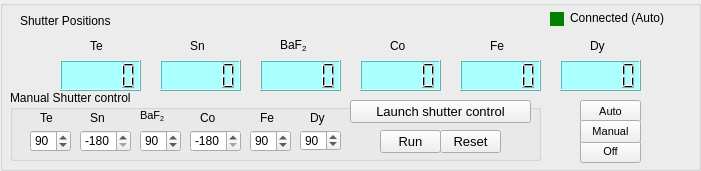
     <widget class="QGroupBox" name="groupBox_14">
      <property name="geometry">
       <rect>
        <x>10</x>
        <y>330</y>
        <width>701</width>
        <height>171</height>
       </rect>
      </property>
      <property name="title">
       <string/>
      </property>
      <widget class="QLabel" name="label_83">
       <property name="geometry">
        <rect>
         <x>20</x>
         <y>10</y>
         <width>161</width>
         <height>21</height>
        </rect>
       </property>
       <property name="styleSheet">
        <string notr="true">font: 14pt &quot;MS Shell Dlg 2&quot;;</string>
       </property>
       <property name="text">
        <string>Shutter Positions</string>
       </property>
      </widget>
      <widget class="QLabel" name="label_255">
       <property name="geometry">
        <rect>
         <x>490</x>
         <y>30</y>
         <width>41</width>
         <height>31</height>
        </rect>
       </property>
       <property name="styleSheet">
        <string notr="true">font: 12pt &quot;MS Shell Dlg 2&quot;;</string>
       </property>
       <property name="text">
        <string>Fe</string>
       </property>
      </widget>
      <widget class="QLCDNumber" name="mbe_lcd_shut_Fe">
       <property name="geometry">
        <rect>
         <x>460</x>
         <y>60</y>
         <width>81</width>
         <height>31</height>
        </rect>
       </property>
       <property name="styleSheet">
        <string>background-color: rgb(170, 255, 255);</string>
       </property>
      </widget>
      <widget class="QLabel" name="label_256">
       <property name="geometry">
        <rect>
         <x>390</x>
         <y>30</y>
         <width>71</width>
         <height>31</height>
        </rect>
       </property>
       <property name="styleSheet">
        <string notr="true">font: 12pt &quot;MS Shell Dlg 2&quot;;</string>
       </property>
       <property name="text">
        <string>Co</string>
       </property>
      </widget>
      <widget class="QLabel" name="label_254">
       <property name="geometry">
        <rect>
         <x>280</x>
         <y>30</y>
         <width>81</width>
         <height>31</height>
        </rect>
       </property>
       <property name="styleSheet">
        <string notr="true">font: 12pt &quot;MS Shell Dlg 2&quot;;</string>
       </property>
       <property name="text">
        <string>&lt;html&gt;&lt;head/&gt;&lt;body&gt;&lt;p&gt;BaF&lt;span style=&quot; vertical-align:sub;&quot;&gt;2&lt;/span&gt;&lt;/p&gt;&lt;/body&gt;&lt;/html&gt;</string>
       </property>
      </widget>
      <widget class="QLCDNumber" name="mbe_lcd_shut_Baf2">
       <property name="geometry">
        <rect>
         <x>260</x>
         <y>60</y>
         <width>81</width>
         <height>31</height>
        </rect>
       </property>
       <property name="styleSheet">
        <string>background-color: rgb(170, 255, 255);</string>
       </property>
      </widget>
      <widget class="QLCDNumber" name="mbe_lcd_shut_Co">
       <property name="geometry">
        <rect>
         <x>360</x>
         <y>60</y>
         <width>81</width>
         <height>31</height>
        </rect>
       </property>
       <property name="styleSheet">
        <string>background-color: rgb(170, 255, 255);</string>
       </property>
      </widget>
      <widget class="QLabel" name="label_257">
       <property name="geometry">
        <rect>
         <x>190</x>
         <y>30</y>
         <width>31</width>
         <height>31</height>
        </rect>
       </property>
       <property name="styleSheet">
        <string notr="true">font: 12pt &quot;MS Shell Dlg 2&quot;;</string>
       </property>
       <property name="text">
        <string>Sn</string>
       </property>
      </widget>
      <widget class="QLCDNumber" name="mbe_lcd_shut_Sn">
       <property name="geometry">
        <rect>
         <x>160</x>
         <y>60</y>
         <width>81</width>
         <height>31</height>
        </rect>
       </property>
       <property name="styleSheet">
        <string>background-color: rgb(170, 255, 255);</string>
       </property>
      </widget>
      <widget class="QLabel" name="label_297">
       <property name="geometry">
        <rect>
         <x>590</x>
         <y>30</y>
         <width>31</width>
         <height>31</height>
        </rect>
       </property>
       <property name="styleSheet">
        <string notr="true">font: 12pt &quot;MS Shell Dlg 2&quot;;</string>
       </property>
       <property name="text">
        <string>Dy</string>
       </property>
      </widget>
      <widget class="QLCDNumber" name="mbe_lcd_shut_Dy">
       <property name="geometry">
        <rect>
         <x>560</x>
         <y>60</y>
         <width>81</width>
         <height>31</height>
        </rect>
       </property>
       <property name="styleSheet">
        <string notr="true">background-color: rgb(170, 255, 255);</string>
       </property>
      </widget>
      <widget class="QLCDNumber" name="mbe_lcd_shut_Te">
       <property name="geometry">
        <rect>
         <x>60</x>
         <y>60</y>
         <width>81</width>
         <height>31</height>
        </rect>
       </property>
       <property name="styleSheet">
        <string notr="true">background-color: rgb(170, 255, 255);</string>
       </property>
      </widget>
      <widget class="QLabel" name="label_298">
       <property name="geometry">
        <rect>
         <x>90</x>
         <y>30</y>
         <width>31</width>
         <height>31</height>
        </rect>
       </property>
       <property name="styleSheet">
        <string notr="true">font: 12pt &quot;MS Shell Dlg 2&quot;;</string>
       </property>
       <property name="text">
        <string>Te</string>
       </property>
      </widget>
      <widget class="QCheckBox" name="mbe_checkBox_connect">
       <property name="geometry">
        <rect>
         <x>550</x>
         <y>10</y>
         <width>16</width>
         <height>18</height>
        </rect>
       </property>
       <property name="styleSheet">
        <string notr="true">QCheckBox::indicator
{
background-color : green;
}</string>
       </property>
       <property name="text">
        <string/>
       </property>
      </widget>
      <widget class="QLabel" name="mbe_label_shut_connect">
       <property name="geometry">
        <rect>
         <x>570</x>
         <y>10</y>
         <width>121</width>
         <height>16</height>
        </rect>
       </property>
       <property name="text">
        <string>Connected (Auto)</string>
       </property>
      </widget>
      <widget class="QGroupBox" name="groupBox_13">
       <property name="geometry">
        <rect>
         <x>10</x>
         <y>90</y>
         <width>531</width>
         <height>71</height>
        </rect>
       </property>
       <property name="title">
        <string>Manual Shutter control</string>
       </property>
       <widget class="QPushButton" name="mbe_launch_run">
        <property name="geometry">
         <rect>
          <x>370</x>
          <y>40</y>
          <width>61</width>
          <height>23</height>
         </rect>
        </property>
        <property name="font">
         <font>
          <pointsize>10</pointsize>
          <weight>50</weight>
          <bold>false</bold>
         </font>
        </property>
        <property name="text">
         <string>Run</string>
        </property>
       </widget>
       <widget class="QDoubleSpinBox" name="mbe_shut_Baf2">
        <property name="geometry">
         <rect>
          <x>130</x>
          <y>40</y>
          <width>41</width>
          <height>22</height>
         </rect>
        </property>
        <property name="decimals">
         <number>0</number>
        </property>
        <property name="minimum">
         <double>-180.000000000000000</double>
        </property>
        <property name="maximum">
         <double>180.000000000000000</double>
        </property>
        <property name="value">
         <double>90.000000000000000</double>
        </property>
       </widget>
       <widget class="QDoubleSpinBox" name="mbe_shut_Co">
        <property name="geometry">
         <rect>
          <x>180</x>
          <y>40</y>
          <width>51</width>
          <height>22</height>
         </rect>
        </property>
        <property name="decimals">
         <number>0</number>
        </property>
        <property name="minimum">
         <double>-180.000000000000000</double>
        </property>
        <property name="maximum">
         <double>180.000000000000000</double>
        </property>
        <property name="value">
         <double>-180.000000000000000</double>
        </property>
       </widget>
       <widget class="QDoubleSpinBox" name="mbe_shut_Te">
        <property name="geometry">
         <rect>
          <x>20</x>
          <y>40</y>
          <width>41</width>
          <height>22</height>
         </rect>
        </property>
        <property name="decimals">
         <number>0</number>
        </property>
        <property name="minimum">
         <double>-180.000000000000000</double>
        </property>
        <property name="maximum">
         <double>180.000000000000000</double>
        </property>
        <property name="value">
         <double>90.000000000000000</double>
        </property>
       </widget>
       <widget class="QDoubleSpinBox" name="mbe_shut_Sn">
        <property name="geometry">
         <rect>
          <x>70</x>
          <y>40</y>
          <width>51</width>
          <height>22</height>
         </rect>
        </property>
        <property name="decimals">
         <number>0</number>
        </property>
        <property name="minimum">
         <double>-180.000000000000000</double>
        </property>
        <property name="maximum">
         <double>180.000000000000000</double>
        </property>
        <property name="value">
         <double>-180.000000000000000</double>
        </property>
       </widget>
       <widget class="QDoubleSpinBox" name="mbe_shut_Fe">
        <property name="geometry">
         <rect>
          <x>240</x>
          <y>40</y>
          <width>41</width>
          <height>22</height>
         </rect>
        </property>
        <property name="decimals">
         <number>0</number>
        </property>
        <property name="minimum">
         <double>-180.000000000000000</double>
        </property>
        <property name="maximum">
         <double>180.000000000000000</double>
        </property>
        <property name="value">
         <double>90.000000000000000</double>
        </property>
       </widget>
       <widget class="QDoubleSpinBox" name="mbe_shut_Dy">
        <property name="geometry">
         <rect>
          <x>290</x>
          <y>40</y>
          <width>41</width>
          <height>21</height>
         </rect>
        </property>
        <property name="decimals">
         <number>0</number>
        </property>
        <property name="minimum">
         <double>-180.000000000000000</double>
        </property>
        <property name="maximum">
         <double>180.000000000000000</double>
        </property>
        <property name="value">
         <double>90.000000000000000</double>
        </property>
       </widget>
       <widget class="QPushButton" name="mbe_launch_reset">
        <property name="geometry">
         <rect>
          <x>430</x>
          <y>40</y>
          <width>61</width>
          <height>23</height>
         </rect>
        </property>
        <property name="font">
         <font>
          <pointsize>10</pointsize>
          <weight>50</weight>
          <bold>false</bold>
         </font>
        </property>
        <property name="text">
         <string>Reset</string>
        </property>
       </widget>
       <widget class="QLabel" name="label_345">
        <property name="geometry">
         <rect>
          <x>30</x>
          <y>20</y>
          <width>21</width>
          <height>16</height>
         </rect>
        </property>
        <property name="text">
         <string>Te</string>
        </property>
       </widget>
       <widget class="QLabel" name="label_346">
        <property name="geometry">
         <rect>
          <x>80</x>
          <y>20</y>
          <width>21</width>
          <height>16</height>
         </rect>
        </property>
        <property name="text">
         <string>Sn</string>
        </property>
       </widget>
       <widget class="QLabel" name="label_299">
        <property name="geometry">
         <rect>
          <x>130</x>
          <y>10</y>
          <width>81</width>
          <height>31</height>
         </rect>
        </property>
        <property name="styleSheet">
         <string notr="true">font: 12pt &quot;MS Shell Dlg 2&quot;;</string>
        </property>
        <property name="text">
         <string>&lt;html&gt;&lt;head/&gt;&lt;body&gt;&lt;p&gt;&lt;span style=&quot; font-size:8pt;&quot;&gt;BaF&lt;/span&gt;&lt;span style=&quot; font-size:8pt; vertical-align:sub;&quot;&gt;2&lt;/span&gt;&lt;/p&gt;&lt;/body&gt;&lt;/html&gt;</string>
        </property>
       </widget>
       <widget class="QLabel" name="label_347">
        <property name="geometry">
         <rect>
          <x>190</x>
          <y>20</y>
          <width>21</width>
          <height>16</height>
         </rect>
        </property>
        <property name="text">
         <string>Co</string>
        </property>
       </widget>
       <widget class="QLabel" name="label_348">
        <property name="geometry">
         <rect>
          <x>250</x>
          <y>20</y>
          <width>21</width>
          <height>16</height>
         </rect>
        </property>
        <property name="text">
         <string>Fe</string>
        </property>
       </widget>
       <widget class="QLabel" name="label_349">
        <property name="geometry">
         <rect>
          <x>300</x>
          <y>20</y>
          <width>21</width>
          <height>16</height>
         </rect>
        </property>
        <property name="text">
         <string>Dy</string>
        </property>
       </widget>
       <widget class="QPushButton" name="mbe_launch_shut">
        <property name="geometry">
         <rect>
          <x>340</x>
          <y>10</y>
          <width>181</width>
          <height>23</height>
         </rect>
        </property>
        <property name="font">
         <font>
          <pointsize>10</pointsize>
          <weight>50</weight>
          <bold>false</bold>
         </font>
        </property>
        <property name="text">
         <string>Launch shutter control</string>
        </property>
       </widget>
      </widget>
      <widget class="QPushButton" name="mbe_shut_auto">
       <property name="geometry">
        <rect>
         <x>580</x>
         <y>100</y>
         <width>61</width>
         <height>23</height>
        </rect>
       </property>
       <property name="font">
        <font>
         <pointsize>8</pointsize>
         <weight>50</weight>
         <bold>false</bold>
        </font>
       </property>
       <property name="text">
        <string>Auto</string>
       </property>
      </widget>
      <widget class="QPushButton" name="mbe_shut_off">
       <property name="geometry">
        <rect>
         <x>580</x>
         <y>140</y>
         <width>61</width>
         <height>23</height>
        </rect>
       </property>
       <property name="font">
        <font>
         <pointsize>8</pointsize>
         <weight>50</weight>
         <bold>false</bold>
        </font>
       </property>
       <property name="text">
        <string>Off</string>
       </property>
      </widget>
      <widget class="QPushButton" name="mbe_shut_manual">
       <property name="geometry">
        <rect>
         <x>580</x>
         <y>120</y>
         <width>61</width>
         <height>23</height>
        </rect>
       </property>
       <property name="font">
        <font>
         <pointsize>8</pointsize>
         <weight>50</weight>
         <bold>false</bold>
        </font>
       </property>
       <property name="text">
        <string>Manual</string>
       </property>
      </widget>
     </widget>
